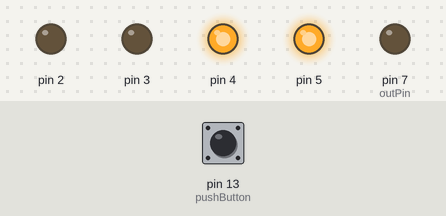
A sketch run on a simulated Arduino Uno, built with avr-gcc and run on an emulated ATmega328P. Shown: output pins drawn as LEDs (lit = HIGH). Inputs (shaded band) come from the test bench; at power-on: pin 13 (pushButton) HIGH. Random numbers use the default seed unless the sketch sets one.

Above: at 0.18 s.
At 0.6 s:
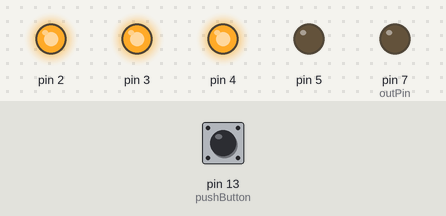
At 1.06 s:
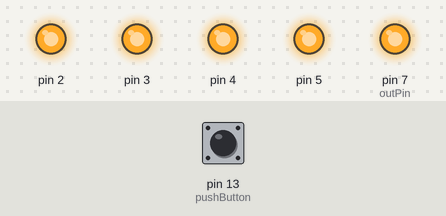
At 1.18 s:
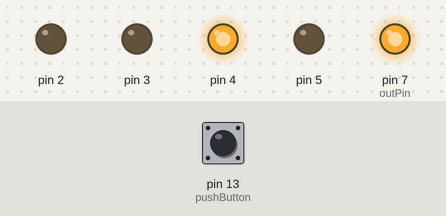
At 1.37 s:
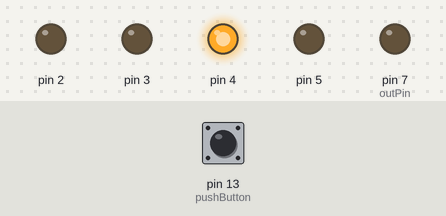
At 1.81 s:
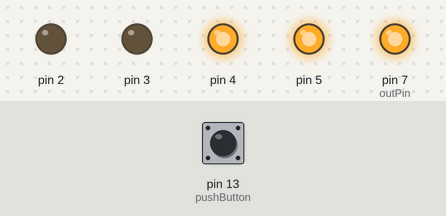
Timing chart, 0 to 3.0 s (numbered marks = the images above):
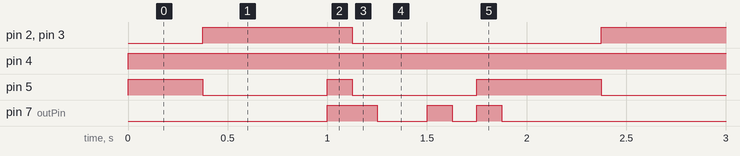

Measured:
- by itself, pin 2, pin 3: alternates HIGH for 0.75 s and LOW for 1.3 s
- by itself, pin 4: LOW → HIGH at 0.00 s
- by itself, pin 5: repeats every 2.0 s: LOW 0.63 s, HIGH 0.13 s, LOW 0.63 s, HIGH 0.63 s
- by itself, pin 7 (outPin): repeats every 2.0 s: LOW 0.25 s, HIGH 0.13 s, LOW 0.13 s, HIGH 0.13 s, LOW 1.1 s, HIGH 0.25 s

The sketch:

Data_Write.ino
```cpp
/*
 * This code will be uploaded to arduino on the payload. It will convert an ASCII message into binary, then write a 9 bit key,
 * followed by a 7 bit character in the message. If the message is more than one character, the 9 bit key will be repeated
 * inbetween each 7 bit character until the message is finished. Once the message is sent, the program loops back to the first
 * character in the message.
 */
int outPin = 7;   //sets the output pin to 7 (this pin should be connected to a copper pad)
int pushButton = 13;    //sets the pin of the pushButton
int delayTime = 125;     //send each bit 1/8 of a second after the last message
int tens,ones;
char message = NULL;

void setup() {
  pinMode(outPin, OUTPUT);    // sets the output pin
  pinMode(2,OUTPUT);
  pinMode(3,OUTPUT);
  pinMode(4,OUTPUT);
  pinMode(5,OUTPUT);
  pinMode(pushButton, INPUT_PULLUP);  //sets the pushbutton pin
  Serial.begin(9600);
  randomSeed(analogRead(A0));
  message = random(65,90); //Enter the message here to send to the copper pads
}

/*
 * This function writes the message to the copper pads. Inbetween each character in the message is the 9 bit key (000000001).
 * The message is converted to binary using the bitRead function and then written to the copper pads using digitalWrite.
 */
void loop() {
   tens = (int)((message/10));
   ones = (int)message%10;
   do{
    displayNumber(0,0,1,1);
    writeKey();   //Inbetween each character in the message, write the 9 bit key
    displayNumber(bitRead(ones,0),bitRead(ones,1),bitRead(ones,2),bitRead(ones,3));
    //Loop through the 7 bits in the binary representation of the message character
    for(int i=6;i>=0;i--){
      byte a = bitRead(message,i);  //Convert the ASCII character into binary and store the binary bit in variable a
      if(a==1){
        digitalWrite(outPin, HIGH);    //Send a ONE
      }
      else{
        digitalWrite(outPin, LOW);    //Send a ZERO
      }
      delay(delayTime);
      if(i==2){
        displayNumber(0,0,1,1);
      }
    }
   } while(digitalRead(pushButton)); //If the pushbutton is pressed, randomize the message
   randomSeed(analogRead(A0));
   message = random(65,90); //reset the message that is being sent
}

/*
 * This function writes the key that indicates a new character from the message is coming. The key is 8 zeros followed by a 1 (000000001).
 */
void writeKey(){
  //Send 8 ZEROS
  for(int i=0;i<8;i++){
    digitalWrite(outPin,LOW);      //Send a ZERO
    delay(delayTime);
    if(i==2){
      displayNumber(bitRead(tens,0),bitRead(tens,1),bitRead(tens,2),bitRead(tens,3));
    }
  }
  displayNumber(1,1,1,1);
  digitalWrite(outPin,HIGH);       //Send a ONE
  delay(delayTime);
}
void displayNumber(byte num1,byte num2,byte num3,byte num4){
    digitalWrite(2,num1);
    digitalWrite(3,num2);
    digitalWrite(4,num3);
    digitalWrite(5,num4);
}
```
